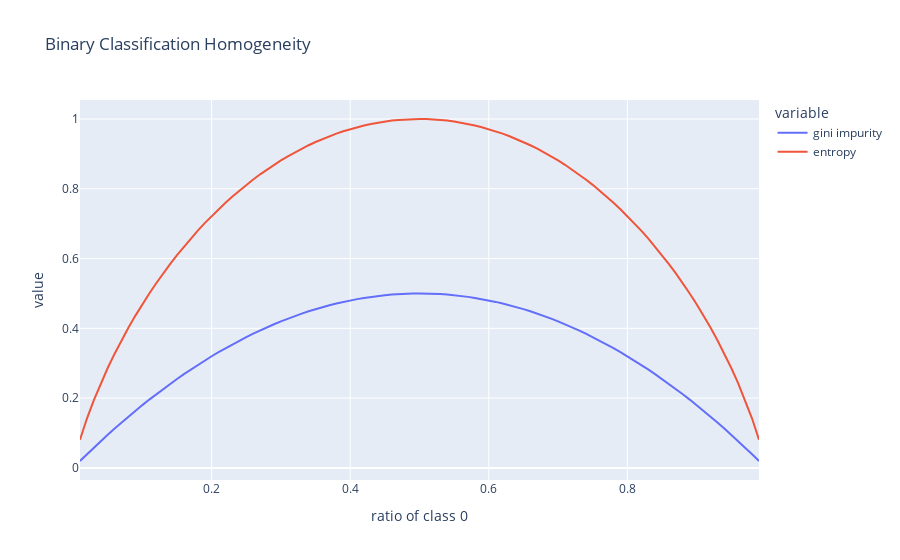

The notebook cell this image was saved under:
### Markdown cell above
## Classification Tree

In the decision_tree_regressor notebook we discussed using the information gain to search for the best split.

\begin{align}
\text{information gain}=H - \frac{n_l}{n}H_l - \frac{n_r}{n}H_p 
\end{align}

Recall that for regression tree, we used the variance as the homogeniety measure.

For classification tree, common homogeneity measures for classification tree are gini impurity and entropy.

### Gini Impurity and Entropy

\begin{align}
\text{gini impurity} & = \sum_k p_k(1-p_k) = 1 - \sum_k p_k^2 \\
\text{entropy} & = - \sum_k p_k * \log p_k
\end{align}

Let's think this through using a binary classification example where a node has 100 samples. 

- If the node is perfectly homogenous (all 100 samples are of the same class). The gini impurity is $0 * 1 - 1 * 0 = 0$. 
- If the node has 90 0s and 10 1s, the gini impurity is $0.9 * 0.1 + 0.1 * 0.9 = 0.18$
- If the node has 50 0s and 50 1s, the gini impurity is $0.5 * 0.5 + 0.5 * 0.5 = 0.50$

Using p as the probability of class 0, the gini impurity can be rewritten to

\begin{align}
L_{\text{gini}} & = p(1-p) + (1-p)p = 2(p-p^2) \\
\frac{dL}{dp} & = 2(1-2p) = 0 \\
p & = \frac{1}{2}
\end{align}

Similarly, the entropy (or log loss) is also maximized when the node has a 50/50 split. 

\begin{align}
L_{\text{entropy}} & = - p\log{p} - (1-p)\log(1-p) \\
\frac{dL}{dp} & = - (\frac{p}{p} + \log{p}) - (-\frac{1-p}{1-p} -\log(1-p)) \\
\frac{dL}{dp} & = \log(1-p) - \log{p} = 0 \\
p & = \frac{1}{2}
\end{align}

We can also see it in the plot below.

### Code cell
import numpy as np
import plotly.express as px
import pandas as pd


p_0 = np.arange(0.01, 1, 0.01)
p_1 = 1 - p_0
gi = 1 - p_0 ** 2 - p_1 ** 2
e = - p_0 * np.log2(p_0)-p_1 * np.log2(p_1)

df = pd.DataFrame({"ratio of class 0": p_0, "gini impurity": gi, "entropy": e, })
px.line(df, x="ratio of class 0", y=["gini impurity", "entropy"], title="Binary Classification Homogeneity")

### Figure 1 — Plotly figure (JSON) as saved in the notebook; plotly's stock layout.template omitted (floating-point values rounded to 4 significant figures)
{"data": [{"hovertemplate": "variable=gini impurity<br>ratio of class 0=%{x}<br>value=%{y}<extra></extra>", "legendgroup": "gini impurity", "line": {"color": "#636efa", "dash": "solid"}, "marker": {"symbol": "circle"}, "mode": "lines", "name": "gini impurity", "orientation": "v", "showlegend": true, "type": "scatter", "x": [0.01, 0.02, 0.03, 0.04, 0.05, 0.06, 0.07, 0.08, 0.09, 0.1, 0.11, 0.12, 0.13, 0.14, 0.15, 0.16, 0.17, 0.18, 0.19, 0.2, 0.21, 0.22, 0.23, 0.24, 0.25, 0.26, 0.27, 0.28, 0.29, 0.3, 0.31, 0.32, 0.33, 0.34, 0.35, 0.36, 0.37, 0.38, 0.39, 0.4, 0.41, 0.42, 0.43, 0.44, 0.45, 0.46, 0.47, 0.48, 0.49, 0.5, 0.51, 0.52, 0.53, 0.54, 0.55, 0.56, 0.57, 0.58, 0.59, 0.6, 0.61, 0.62, 0.63, 0.64, 0.65, 0.66, 0.67, 0.68, 0.69, 0.7, 0.71, 0.72, 0.73, 0.74, 0.75, 0.76, 0.77, 0.78, 0.79, 0.8, 0.81, 0.82, 0.83, 0.84, 0.85, 0.86, 0.87, 0.88, 0.89, 0.9, 0.91, 0.92, 0.93, 0.94, 0.95, 0.96, 0.97, 0.98, 0.99], "xaxis": "x", "y": [0.0198, 0.0392, 0.0582, 0.0768, 0.095, 0.1128, 0.1302, 0.1472, 0.1638, 0.18, 0.1958, 0.2112, 0.2262, 0.2408, 0.255, 0.2688, 0.2822, 0.2952, 0.3078, 0.32, 0.3318, 0.3432, 0.3542, 0.3648, 0.375, 0.3848, 0.3942, 0.4032, 0.4118, 0.42, 0.4278, 0.4352, 0.4422, 0.4488, 0.455, 0.4608, 0.4662, 0.4712, 0.4758, 0.48, 0.4838, 0.4872, 0.4902, 0.4928, 0.495, 0.4968, 0.4982, 0.4992, 0.4998, 0.5, 0.4998, 0.4992, 0.4982, 0.4968, 0.495, 0.4928, 0.4902, 0.4872, 0.4838, 0.48, 0.4758, 0.4712, 0.4662, 0.4608, 0.455, 0.4488, 0.4422, 0.4352, 0.4278, 0.42, 0.4118, 0.4032, 0.3942, 0.3848, 0.375, 0.3648, 0.3542, 0.3432, 0.3318, 0.32, 0.3078, 0.2952, 0.2822, 0.2688, 0.255, 0.2408, 0.2262, 0.2112, 0.1958, 0.18, 0.1638, 0.1472, 0.1302, 0.1128, 0.095, 0.0768, 0.0582, 0.0392, 0.0198], "yaxis": "y"}, {"hovertemplate": "variable=entropy<br>ratio of class 0=%{x}<br>value=%{y}<extra></extra>", "legendgroup": "entropy", "line": {"color": "#EF553B", "dash": "solid"}, "marker": {"symbol": "circle"}, "mode": "lines", "name": "entropy", "orientation": "v", "showlegend": true, "type": "scatter", "x": [0.01, 0.02, 0.03, 0.04, 0.05, 0.06, 0.07, 0.08, 0.09, 0.1, 0.11, 0.12, 0.13, 0.14, 0.15, 0.16, 0.17, 0.18, 0.19, 0.2, 0.21, 0.22, 0.23, 0.24, 0.25, 0.26, 0.27, 0.28, 0.29, 0.3, 0.31, 0.32, 0.33, 0.34, 0.35, 0.36, 0.37, 0.38, 0.39, 0.4, 0.41, 0.42, 0.43, 0.44, 0.45, 0.46, 0.47, 0.48, 0.49, 0.5, 0.51, 0.52, 0.53, 0.54, 0.55, 0.56, 0.57, 0.58, 0.59, 0.6, 0.61, 0.62, 0.63, 0.64, 0.65, 0.66, 0.67, 0.68, 0.69, 0.7, 0.71, 0.72, 0.73, 0.74, 0.75, 0.76, 0.77, 0.78, 0.79, 0.8, 0.81, 0.82, 0.83, 0.84, 0.85, 0.86, 0.87, 0.88, 0.89, 0.9, 0.91, 0.92, 0.93, 0.94, 0.95, 0.96, 0.97, 0.98, 0.99], "xaxis": "x", "y": [0.08079, 0.1414, 0.1944, 0.2423, 0.2864, 0.3274, 0.3659, 0.4022, 0.4365, 0.469, 0.4999, 0.5294, 0.5574, 0.5842, 0.6098, 0.6343, 0.6577, 0.6801, 0.7015, 0.7219, 0.7415, 0.7602, 0.778, 0.795, 0.8113, 0.8267, 0.8415, 0.8555, 0.8687, 0.8813, 0.8932, 0.9044, 0.9149, 0.9248, 0.9341, 0.9427, 0.9507, 0.958, 0.9648, 0.971, 0.9765, 0.9815, 0.9858, 0.9896, 0.9928, 0.9954, 0.9974, 0.9988, 0.9997, 1, 0.9997, 0.9988, 0.9974, 0.9954, 0.9928, 0.9896, 0.9858, 0.9815, 0.9765, 0.971, 0.9648, 0.958, 0.9507, 0.9427, 0.9341, 0.9248, 0.9149, 0.9044, 0.8932, 0.8813, 0.8687, 0.8555, 0.8415, 0.8267, 0.8113, 0.795, 0.778, 0.7602, 0.7415, 0.7219, 0.7015, 0.6801, 0.6577, 0.6343, 0.6098, 0.5842, 0.5574, 0.5294, 0.4999, 0.469, 0.4365, 0.4022, 0.3659, 0.3274, 0.2864, 0.2423, 0.1944, 0.1414, 0.08079], "yaxis": "y"}], "layout": {"legend": {"title": {"text": "variable"}, "tracegroupgap": 0}, "title": {"text": "Binary Classification Homogeneity"}, "xaxis": {"anchor": "y", "domain": [0, 1], "title": {"text": "ratio of class 0"}}, "yaxis": {"anchor": "x", "domain": [0, 1], "title": {"text": "value"}}}}
